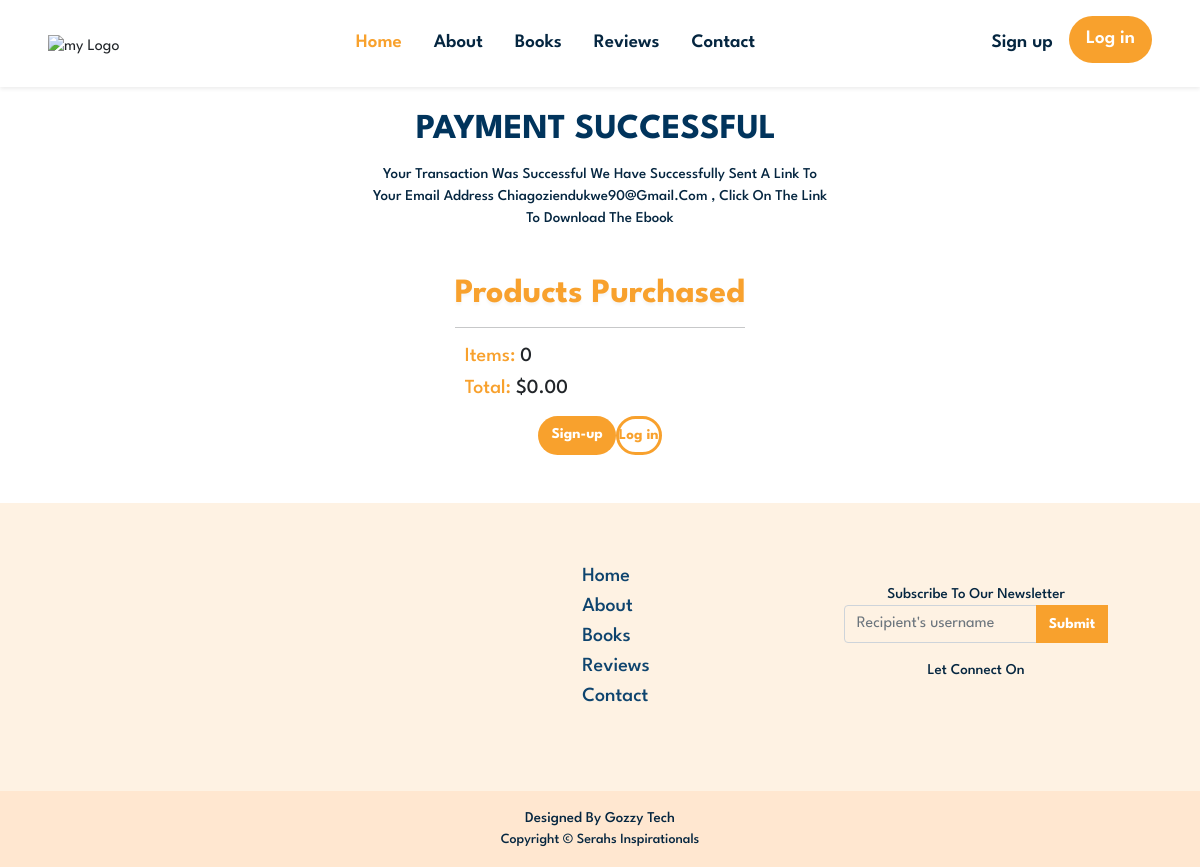
The app's page /payments/61/, older data.
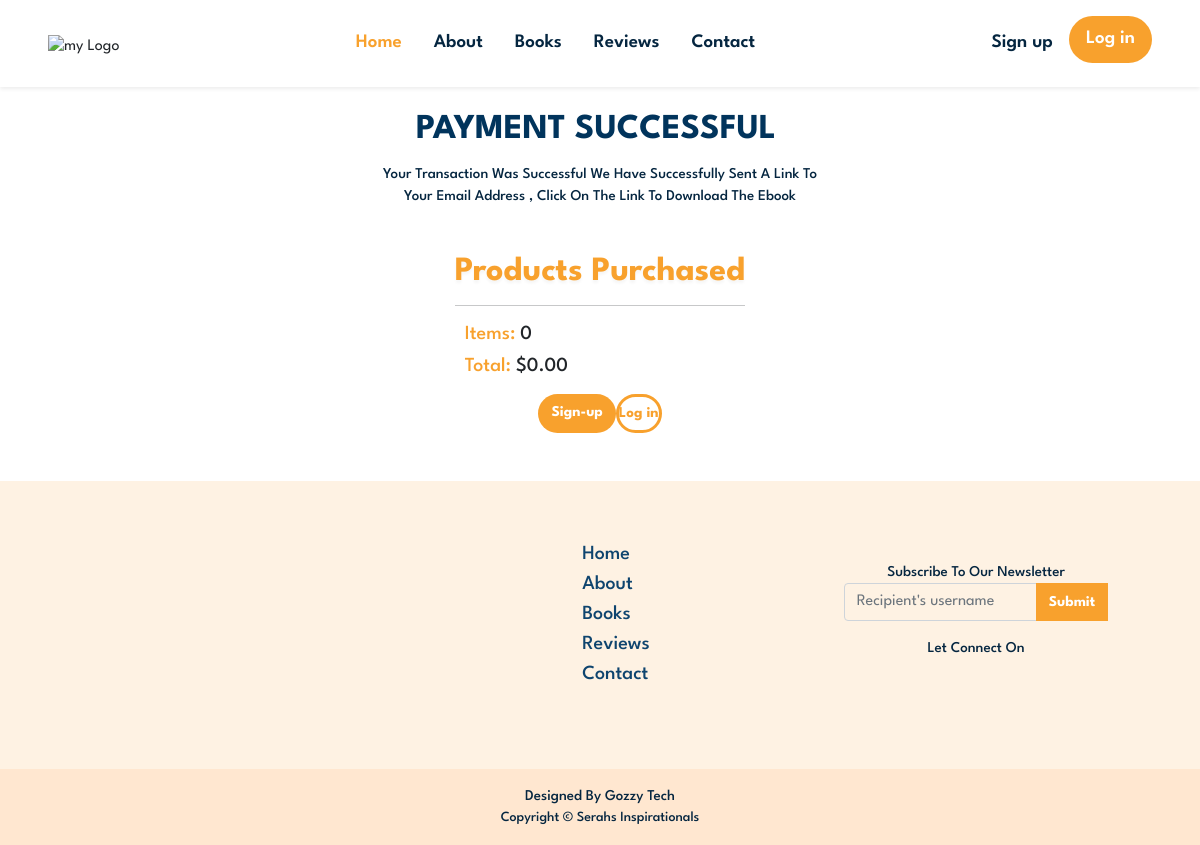
The same page, newer data.
### main/models.py (models this page shows, shortened)
class Order(models.Model):
	STATUS = (
			('Pending', 'Pending'),
			('Out for delivery', 'Out for delivery'),
			('Delivered', 'Delivered'),
			)
	customer = models.ForeignKey(Customer, on_delete= models.SET_NULL,blank=True, null=True,)
	date_ordered = models.DateTimeField(auto_now_add=True, null=True, blank=True)
	ref=models.CharField(max_length=100, blank=True, null=True)
	status = models.CharField(max_length=200, null=True, choices=STATUS ,default="Pending")
	class Meta:
		ordering = ('-date_ordered',)
	@property
	def get_cart_total(self):
		orderitems=self.orderitem_set.all()
		total =sum([item.get_total for item in orderitems ])
		return total
	@property
	def get_cart_items(self):
		orderitems=self.orderitem_set.all()
		total =sum([item.quantity for item in orderitems ])
		return total

class Customer(models.Model):
	user=models.OneToOneField(User,on_delete=models.CASCADE, null=True, blank=False)
	image=models.ImageField(upload_to='media', blank=True)
	name = models.CharField(max_length=200, null=True,blank=True)
	phone = models.CharField(max_length=200, null=True,blank=True)
	email = models.CharField(max_length=200, null=True,blank=False)
	date_created = models.DateTimeField(auto_now_add=True, null=True)

### payments/views.py (the view)
# urls.py: path('<int:id>/', confirmation_view, name='confirm'),
def confirmation_view(request, id):
    order=Order.objects.get(id=id)
    items = order.orderitem_set.all()
    context={
        "order":order,
        "items":items
    }
    return render(request, 'payment-confirmation.html', context)

### payments/templates/payment-confirmation.html (shortened to what this page needs)
{% extends 'base.html' %}
{% load static %}
{% block content%}
<section>
    <div class="row justify-content-center align-items-center px-4 mt-5">
        <div class="col-md-5">
            <div class="d-flex justify-content-center align-items-center">
                <h2 class=" mb-0"> Payment Successful</h2>
            </div>
            <p class="text-center mt-3">your Transaction was Successful We have Successfully sent a Link to your email
                address {{ order.customer.email}} , click on the link to download the Ebook</p>
            <div class="row justify-content-center mt-5">
                <div class="col-md-10 col-lg-10  d-flex justify-content-center">
                    <div class="box-element2">
                        {% if order.get_cart_items == 1 %}
                        <h4>Product Purchased </h3>
                        {% else %}
                        <h4>Products Purchased </h3>
                        {% endif %}
                            <hr>
                            <h5><span style="color:#F8A12D;margin-left: 10px;"> Items:</span> {{order.get_cart_items}}
                            </h5>
                            <h5><span style="color:#F8A12D;margin-left: 10px;"> Total:</span>
                                ${{order.get_cart_total|floatformat:2}}</h5>
                    </div>
                </div>
                {% if user.is_authenticated %}
                <div class="d-flex justify-content-center mt-2">
                    <img src="{% static 'img/back arrow.svg' %}" alt="" class="me-2">
                    <a href="{% url 'home' %}" class="btn btn-outline text-light">
                        home page</a>
                </div>
                {% else %}
                <div class="d-flex justify-content-center mt-2">
                    <a href="{% url 'Accounts:sign-up' %}" class="btn">Sign-up</a>
                    <a href="{% url 'Accounts:login' %}" class="btn-outline">Log in</a>
                </div>
                {% endif %}
            </div>
        </div>
    </div>
</section>
{% endblock %}

Row changes from the older to the newer data that the page shows:
changed Order: customer.email "Chiagoziendukwe90@gmail.com" → (not shown)
